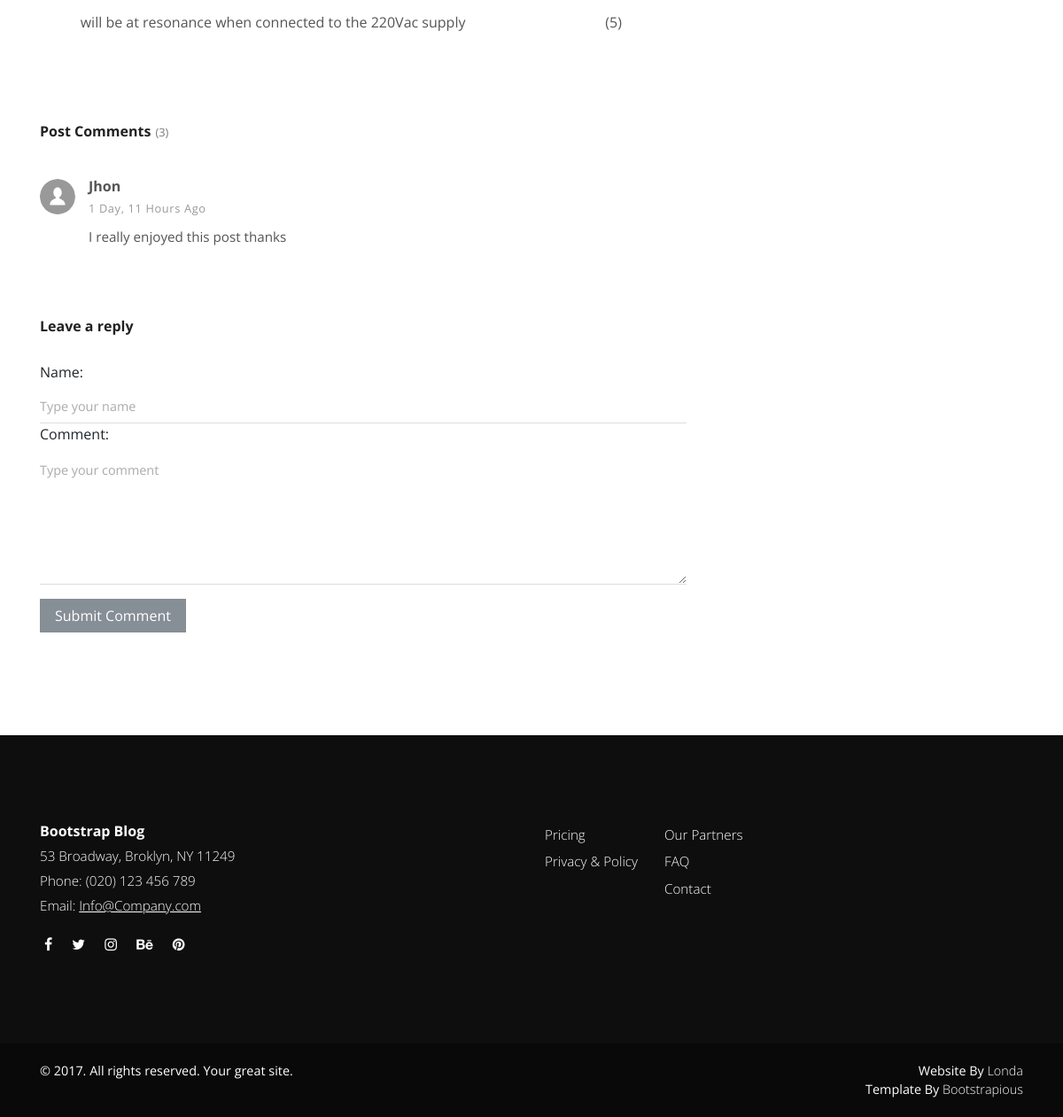
/post/1/ (lower part), run on an earlier commit of the app's database.
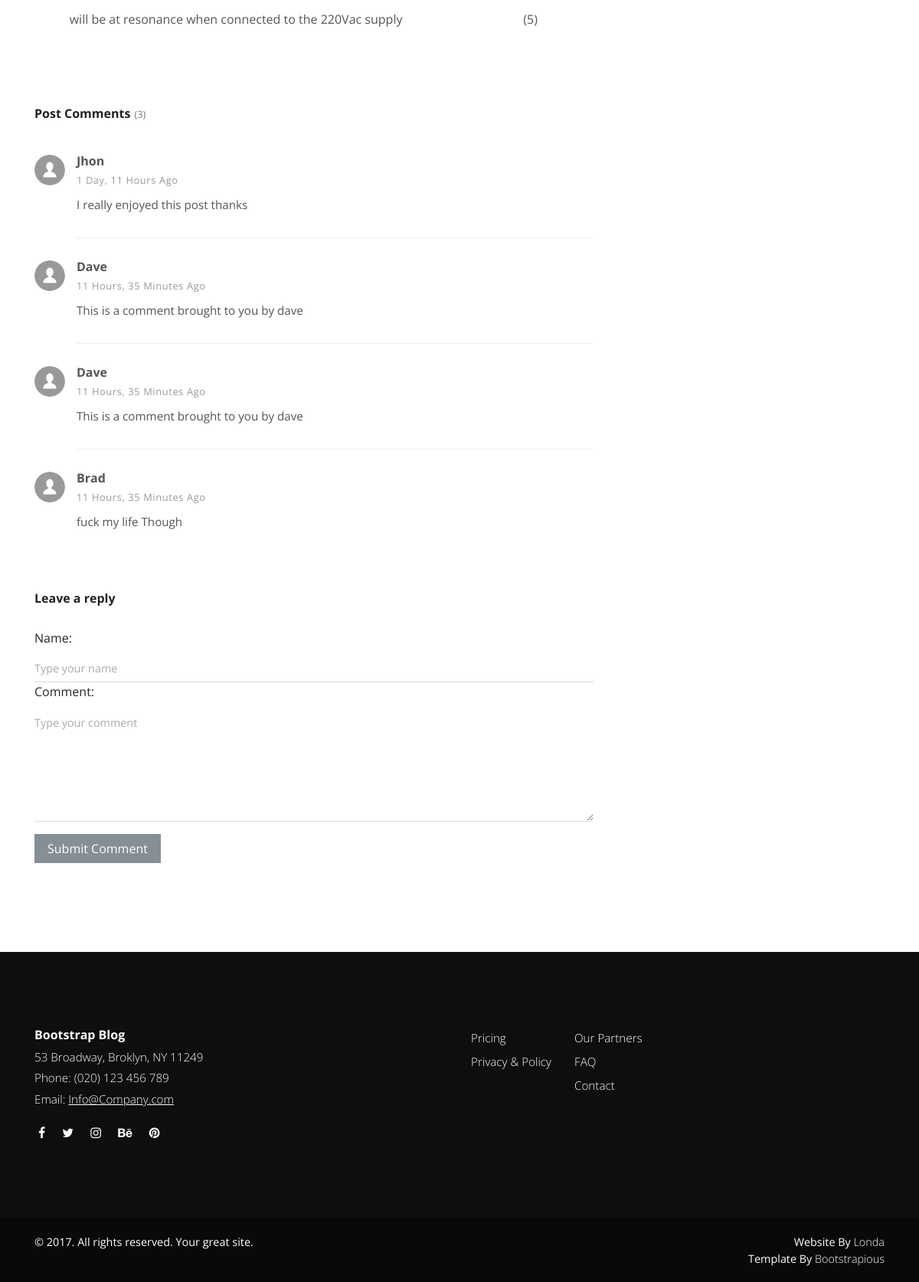
And on a later commit of the database.
### main/models.py (models this page shows, shortened)
class Post(models.Model):
    title = models.CharField(max_length=100)
    post_description = models.TextField()
    thumbnail = models.ImageField()
    post = RichTextField()
    date_created = models.DateField()
    comment_count = models.IntegerField()
    view_count = models.IntegerField(default=0)
    category = models.ManyToManyField(Categories)
    featured = models.BooleanField(default=False)
    previous = models.ForeignKey('self', related_name='previous_post', on_delete=models.SET_NULL, blank=True, null=True)
    next = models.ForeignKey('self', related_name='next_post', on_delete=models.SET_NULL, blank=True, null=True)

class Comments(models.Model):
    post = models.ForeignKey(Post, on_delete=models.CASCADE)
    Name = models.CharField(max_length=30)
    comment = models.TextField()
    date_commented = models.DateField(auto_now_add=True)

### main/views.py (the view)
# urls.py: path('post/<int:id>/', ViewedPost, name='post'),
def ViewedPost(request,id):
    post = Post.objects.filter(id=id)
    item = get_object_or_404(Post, id=id)
    comment_qs = Comments.objects.filter(post=item)
    category_count = Category_count()
    latest = Post.objects.order_by('-date_created')[0:3]
    form = CommentForm(request.POST or None)
    if request.method == "POST":
        if form.is_valid():
            form.instance.post = item
            form.save()
    context = {
        'latest': latest,
        'category_count': category_count,
        'post': post,
        'form': form,
        'comments': comment_qs
    }
    return render(request, 'post.html', context)

### main/forms.py
class CommentForm(forms.ModelForm):
    class Meta:
        model = Comments
        fields = [
            'Name',
            'comment'
        ]
        widgets = {
            'Name':forms.TextInput(attrs={'class': 'form-control','placeholder': 'Type your name','id': 'username'}),
            'comment': forms.Textarea(attrs={'class': 'form-control','placeholder': 'Type your comment','id': 'usercomment','rows': '4'})
        }
        labels = None

### main/models.py (called while the page is built)
    def __str__(self):
        return self.title

### main/views.py (called while the page is built)
def Category_count():
    queryset = Post.objects.values('category__title').annotate(Count('category'))
    return queryset

### main/templates/post.html (shortened to what this page needs)
{% extends 'base.html' %}
{% load static %}
{% block content %}
    <div class="container">
      <div class="row">
        <main class="post blog-post col-lg-8">
          <div class="container">
            <div class="post-single">
              {% for post in post %}
              <div class="post-details">
                <div class="post-body">
                {{post.post|safe}}
                </div>
                {% endfor %}
                <div class="post-comments">
                  <header>
                    <h3 class="h6">Post Comments<span class="no-of-comments">(3)</span></h3>
                  </header>
                  {% for content in comments %}
                  <div class="comment">
                    <div class="comment-header d-flex justify-content-between">
                      <div class="user d-flex align-items-center">
                        <div class="image"><img src="{% static 'img/user.svg' %}" alt="..." class="img-fluid rounded-circle"></div>
                        <div class="title"><strong>{{ content.Name }}</strong><span class="date">{{ content.date_commented | timesince }} ago</span></div>
                      </div>
                    </div>
                    <div class="comment-body">
                      <p>{{ content.comment }}</p>
                    </div>
                  </div>
                  {% endfor %}
                </div>
                <div class="add-comment">
                  <header>
                    <h3 class="h6">Leave a reply</h3>
                  </header>
                  <form action="." method="POST" class="commenting-form">
                    <div class="row">
                      <div class="form-group col-md-12">
                        {{ form }}
                      </div>
                      <div class="form-group col-md-12">
                        <button type="submit" class="btn btn-secondary">Submit Comment</button>
                      </div>
                    </div>
                  </form>
                </div>
              </div>
            </div>
          </div>
        </main>
        <aside class="col-lg-4">
        </aside>
      </div>
    </div>
{% endblock content %}

### main/templates/base.html (shortened to what this page needs)
<!DOCTYPE html>
<html lang="en">
<head>
    {% load static %}
    <link rel="stylesheet" href="{% static 'vendor/bootstrap/css/bootstrap.min.css' %}">
    <link rel="stylesheet" href="{% static 'vendor/font-awesome/css/font-awesome.min.css' %}">
    <link rel="stylesheet" href="{% static 'css/fontastic.css' %}">
    <link rel="stylesheet" href="{% static 'vendor/@fancyapps/fancybox/jquery.fancybox.min.css' %}">
    <link rel="stylesheet" href="{% static 'css/style.default.css' %}" id="theme-stylesheet">
    <link rel="stylesheet" href="{% static 'css/custom.css' %}">
</head>
<body>
    {% block content %}{% endblock content %}
    <footer class="main-footer">
      <div class="container">
        <div class="row">
          <div class="col-md-6">
            <div class="logo">
              <h6 class="text-white">Bootstrap Blog</h6>
            </div>
            <div class="contact-details">
              <p>53 Broadway, Broklyn, NY 11249</p>
              <p>Phone: (020) 123 456 789</p>
              <p>Email: <a href="mailto:info@company.com">Info@Company.com</a></p>
              <ul class="social-menu">
                <li class="list-inline-item"><a href="#"><i class="fa fa-facebook"></i></a></li>
                <li class="list-inline-item"><a href="#"><i class="fa fa-twitter"></i></a></li>
                <li class="list-inline-item"><a href="#"><i class="fa fa-instagram"></i></a></li>
                <li class="list-inline-item"><a href="#"><i class="fa fa-behance"></i></a></li>
                <li class="list-inline-item"><a href="#"><i class="fa fa-pinterest"></i></a></li>
              </ul>
            </div>
          </div>
          <div class="col-md-6">
            <div class="menus d-flex">
              <ul class="list-unstyled">
                <li> <a href="#">Pricing</a></li>
                <li> <a href="#">Privacy &amp; Policy</a></li>
              </ul>
              <ul class="list-unstyled">
                <li> <a href="#">Our Partners</a></li>
                <li> <a href="#">FAQ</a></li>
                <li> <a href="#">Contact</a></li>
              </ul>
            </div>
          </div>
        </div>
      </div>
      <div class="copyrights">
        <div class="container">
          <div class="row">
            <div class="col-md-6">
              <p>&copy; 2017. All rights reserved. Your great site.</p>
            </div>
            <div class="col-md-6 text-right">
                <p>Website By <a href="https://github.com/Londa-LG" class="text-white">Londa</a>
                </p>
              <p>Template By <a href="https://bootstrapious.com/p/bootstrap-carousel" class="text-white">Bootstrapious</a>
              </p>
            </div>
          </div>
        </div>
      </div>
    </footer>
</body>
</html>

### main/static/css/style.default.css (style rules this page uses)
body { overflow-x: hidden; }
strong { font-weight: 700; }
a, i, span { display: inline-block; text-decoration: none; -webkit-transition: all 0.3s; transition: all 0.3s; }
a i { -webkit-transition: none; transition: none; }
ul { margin: 0; padding: 0; }
button, input { outline: none !important; font-family: "Open Sans", sans-serif; }
button { cursor: pointer; }
main, aside { padding: 50px 0 100px; }
.text-white { color: #fff; }
.btn { border-radius: 0 !important; }
h1, h2, h3, h4, h5, h6 { margin-bottom: 15px; }
.post p:not(.lead) { font-weight: 400; color: #777; font-size: 0.95em; }
.post h3 { line-height: 1.1em; color: #222; -webkit-transition: all 0.3s; transition: all 0.3s; margin-bottom: 1rem; }
.post .date { letter-spacing: 0.05em; font-weight: 400; text-transform: uppercase; color: #aaa; }
.post .title, .post .date, .post .comments, .post .views { font-weight: 400; color: #999; text-transform: capitalize; }
.post .title::after, .post .date::after, .post .comments::after, .post .views::after { content: '|'; display: inline-block; margin: 0 7px; font-size: 0.9em; color: #ccc; }
footer.main-footer { background: #0e0e0e; padding: 100px 0 0; color: #fff; }
footer.main-footer .contact-details p { font-weight: 300; color: #fff; margin-bottom: 5px; font-size: 0.95em; }
footer.main-footer .contact-details a { text-decoration: underline; margin-bottom: 0; }
footer.main-footer a { color: inherit; font-weight: 300; margin-bottom: 7px; }
footer.main-footer ul { margin-right: 30px; }
footer.main-footer .list-unstyled a { font-size: 0.95em; }
footer.main-footer .copyrights { background: #090909; margin-top: 100px; padding: 20px 0; font-size: 0.9em; }
footer.main-footer .copyrights * { margin-bottom: 0; }
footer.main-footer .social-menu { margin-top: 20px; }
footer.main-footer .social-menu li { padding: 0 5px; }
.blog-post { padding-left: 0; padding-right: 0; }
.blog-post .post-body { margin-top: 40px; }
.blog-post .post-body p { margin-bottom: 30px; }
.blog-post .post-body p:not(.lead) { font-size: 1em; line-height: 1.7em; color: #555; }
.blog-post .post-comments { margin-top: 50px; }
.blog-post .post-comments span.no-of-comments { color: #777; font-size: 0.8em; margin-left: 5px; font-weight: 400; }
.blog-post .post-comments header { margin-bottom: 40px; }
.blog-post .post-comments .comment:last-of-type .comment-body { border-bottom: none; }
.blog-post .post-comments .image { margin-right: 15px; }
.blog-post .post-comments .title::after { display: none; }
.blog-post .post-comments img { max-width: 40px; min-width: 40px; height: 40px; }
.blog-post .post-comments strong { display: block; color: #555; }
.blog-post .post-comments span.date { font-size: 0.8em; color: #999; }
.blog-post .post-comments span.date::after { display: none; }
.blog-post .post-comments .comment-body { margin-left: 55px; margin-top: 10px; margin-bottom: 25px; padding-bottom: 15px; border-bottom: 1px solid #eee; }
.blog-post .post-comments p { font-size: 0.95em; color: #555; }
.blog-post .add-comment { margin-top: 50px; }
.blog-post .add-comment header { margin-bottom: 30px; }
.blog-post .add-comment input, .blog-post .add-comment textarea { background: none; border: none; border-bottom: 1px solid #ddd; padding: 10px 0; border-radius: 0; font-family: "Open Sans", sans-serif; }
.blog-post .add-comment textarea { min-height: 150px; }
.btn { font-weight: normal; border: 1px solid transparent; padding: 0.5rem 1rem; font-size: 1rem; line-height: 1.25; border-radius: 0.25rem; -webkit-transition: all 0.15s ease-in-out; transition: all 0.15s ease-in-out; }
.btn-secondary { color: #fff; background-color: #868e96; border-color: #868e96; }
body { font-family: "Open Sans", sans-serif; font-size: 1rem; font-weight: normal; line-height: 1.5; color: #212529; background-color: #fff; }
a { color: #999; text-decoration: none; }
h1, h2, h3, h4, h5, h6, .h1, .h2, .h3, .h4, .h5, .h6 { margin-bottom: 0.5rem; font-family: inherit; font-weight: 700; line-height: 1.1; color: inherit; }
h3, .h3 { font-size: 1.75rem; }
h6, .h6 { font-size: 1rem; }

What changed in the data, as far as the page shows it:
added Comments: Name "Dave", date_commented "11 Hours, 35 Minutes", comment "This is a comment brought to you by dave"
added Comments: Name "Dave", date_commented "11 Hours, 35 Minutes", comment "This is a comment brought to you by dave"
added Comments: Name "Brad", date_commented "11 Hours, 35 Minutes", comment "fuck my life Though"
